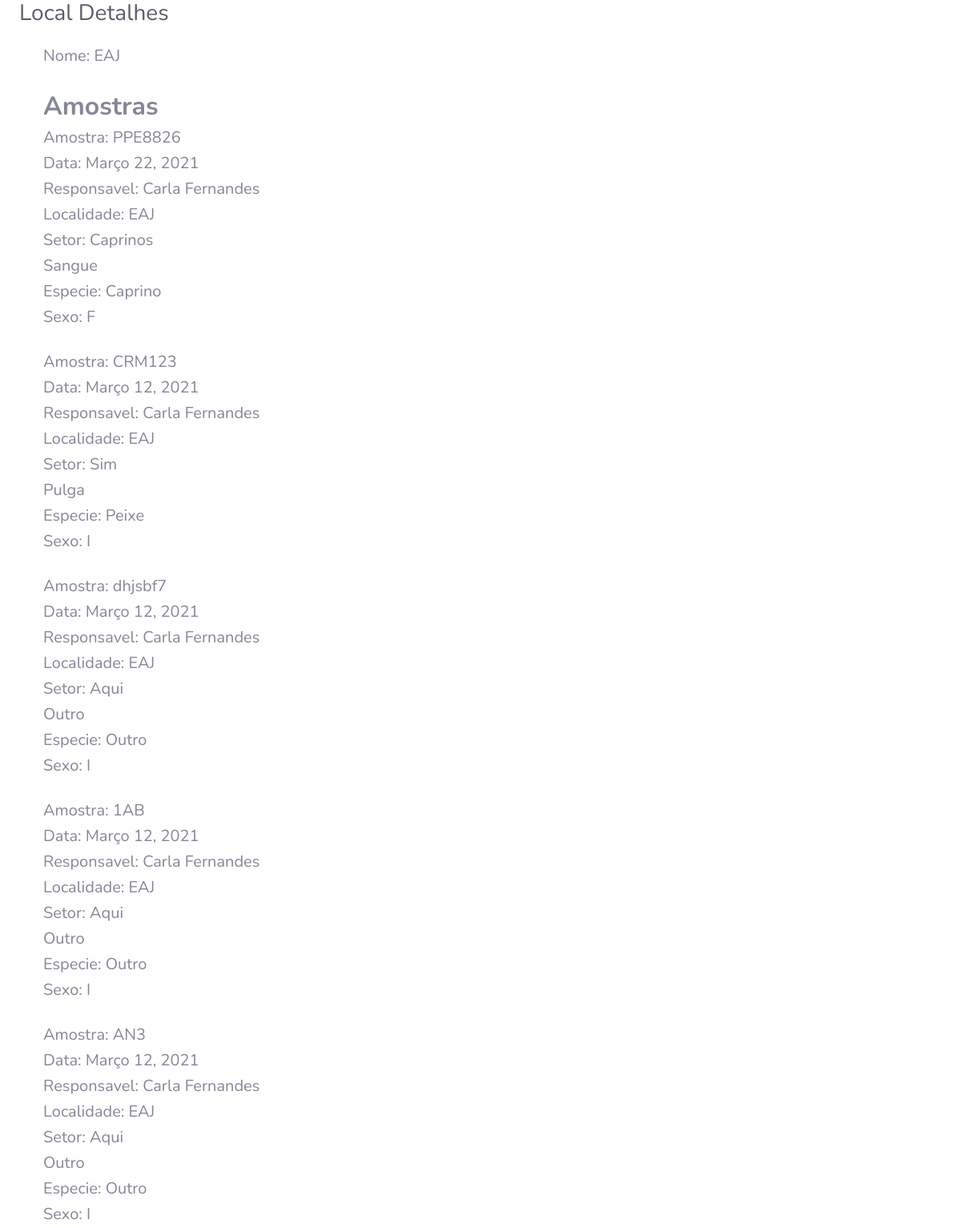
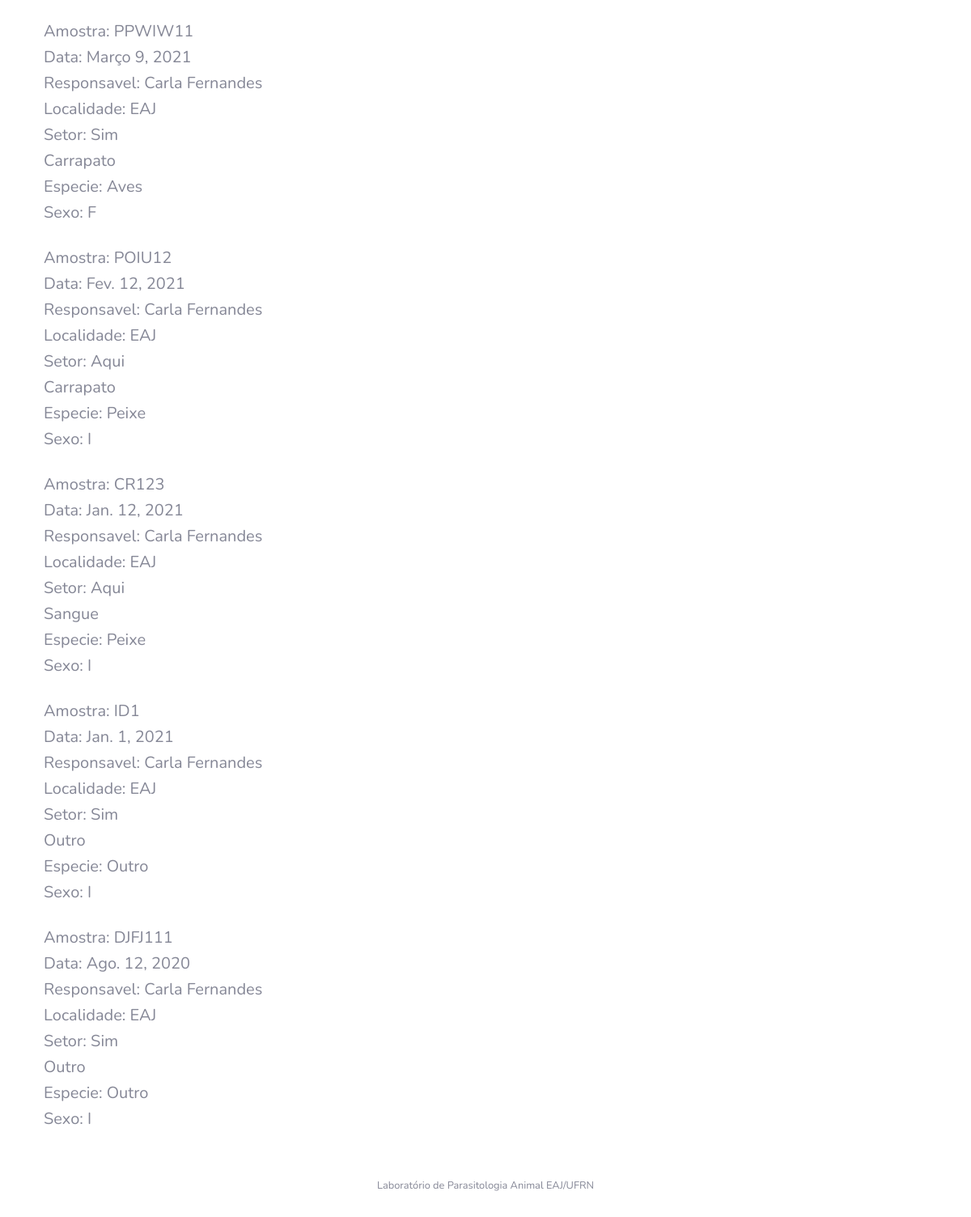
Screenshot of /local/DetalhesLocal/1 with the database file from the repository (2 pictures, top to bottom).
### Local/models.py (models this page shows)
class Local(models.Model):
    nome = models.CharField(max_length=200)
    def __str__(self):
        return self.nome

### Amostra/models.py (models this page shows, shortened)
class Amostra(models.Model):
    identificacao = models.CharField(max_length=10)
    origem = models.CharField(max_length=200)
    responsavel = models.ForeignKey(User, on_delete=models.CASCADE, null = True, related_name='amostras')
    localidade = models.ForeignKey(Local, on_delete=models.CASCADE, null = True, related_name='local')
    setor = models.CharField(max_length=200)
    data_coleta = models.DateField(default=date.today)
    tipo_amostra = models.CharField(max_length=2, choices=TIPOS_AMOSTRA, default='OU')
    especie_animal = models.CharField(max_length=2, choices=ESPECIES_ANIMAIS,default='OU')
    sexo_animal = models.CharField(max_length=1, choices=SEXO, default='I')
    status = models.BooleanField(default=True)
    exames = models.ManyToManyField(Exame, through='RealizacaoExame')
    created_at = models.DateField(default=date.today, null=True, blank=True)
    class Meta:
        ordering = ['-data_coleta','origem','localidade','setor','especie_animal','identificacao','tipo_amostra']

### Local/views.py (the view)
# urls.py: path('DetalhesLocal/<int:pk>', views.local_amostraDetalhes, name='detalhesLocal'),
def local_amostraDetalhes(request, pk):
    local = Local.objects.filter(pk=pk)
    amostra = Amostra.objects.filter(localidade_id=pk)
    context = {'loc':local, 'lista_amostra':amostra}
    return render(request, 'Local/local_detail.html', context)

### Amostra/context_processors.py (called while the page is built)
def amostras_pendentes(request):
    if (request.user.is_authenticated):
        amostras = Amostra.objects.filter(
            responsavel=request.user, status=True,
            data_coleta__lte = date.today()- timedelta(days=10))
    else:
        amostras = Amostra.objects.filter(
            status=True,
            data_coleta__lte = date.today()- timedelta(days=10))
    return {
        'amostras_pendentes_count': amostras.count(),
        'amostras_pendentes': amostras.order_by('data_coleta')
    }

### Usuario/models.py (called while the page is built)
    def __str__(self):
        return "{} {}".format(self.first_name, self.last_name)

### templates/Local/local_detail.html (shortened to what this page needs)
{% extends "base.html" %}
{% load bootstrap4 %}
{% block content %}
<div class="container">
	{% if loc %}
		{% for local in loc %}
			<h5>Nome: {{ local.nome }} </h5>
            <br>
		{% endfor %}
	{% endif %}
	<h2><strong>Amostras</strong></h2>
	{% if lista_amostra %}
		{% for amostra in lista_amostra %}
			<h5>Amostra: {{ amostra.identificacao }}</h5>
			<h5>Data: {{ amostra.data_coleta }} </h5>
			<h5>Responsavel: {{ amostra.responsavel }} </h5>
			<h5>Localidade: {{ amostra.localidade }}</h5>
			<h5>Setor: {{ amostra.setor }}</h5>
    		<h5>{{ amostra.get_tipo_amostra_display }}</h5>
    		<h5>Especie: {{ amostra.get_especie_animal_display }}</h5>
    		<h5>Sexo: {{ amostra.sexo_animal }}</h5>
			<br>
		{% endfor %}
	{% else %}
		<h5>Nao há exame adicionado</h5>
	{% endif %}
  </div>
{% endblock %}

### rows the page displays
Local: nome "EAJ"
Amostra: identificacao "PPE8826", data_coleta "Março 22, 2021", responsavel "Carla Fernandes", localidade "EAJ", setor "Caprinos", tipo_amostra "Sangue", especie_animal "Caprino", sexo_animal "F"
Amostra: identificacao "CRM123", data_coleta "Março 12, 2021", responsavel "Carla Fernandes", localidade "EAJ", setor "Sim", tipo_amostra "Pulga", especie_animal "Peixe", sexo_animal "I"
Amostra: identificacao "dhjsbf7", data_coleta "Março 12, 2021", responsavel "Carla Fernandes", localidade "EAJ", setor "Aqui", tipo_amostra "Outro", especie_animal "Outro", sexo_animal "I"
Amostra: identificacao "1AB", data_coleta "Março 12, 2021", responsavel "Carla Fernandes", localidade "EAJ", setor "Aqui", tipo_amostra "Outro", especie_animal "Outro", sexo_animal "I"
Amostra: identificacao "AN3", data_coleta "Março 12, 2021", responsavel "Carla Fernandes", localidade "EAJ", setor "Aqui", tipo_amostra "Outro", especie_animal "Outro", sexo_animal "I"
Amostra: identificacao "PPWIW11", data_coleta "Março 9, 2021", responsavel "Carla Fernandes", localidade "EAJ", setor "Sim", tipo_amostra "Carrapato", especie_animal "Aves", sexo_animal "F"
Amostra: identificacao "POIU12", data_coleta "Fev. 12, 2021", responsavel "Carla Fernandes", localidade "EAJ", setor "Aqui", tipo_amostra "Carrapato", especie_animal "Peixe", sexo_animal "I"
Amostra: identificacao "CR123", data_coleta "Jan. 12, 2021", responsavel "Carla Fernandes", localidade "EAJ", setor "Aqui", tipo_amostra "Sangue", especie_animal "Peixe", sexo_animal "I"
Amostra: identificacao "ID1", data_coleta "Jan. 1, 2021", responsavel "Carla Fernandes", localidade "EAJ", setor "Sim", tipo_amostra "Outro", especie_animal "Outro", sexo_animal "I"
Amostra: identificacao "DJFJ111", data_coleta "Ago. 12, 2020", responsavel "Carla Fernandes", localidade "EAJ", setor "Sim", tipo_amostra "Outro", especie_animal "Outro", sexo_animal "I"
